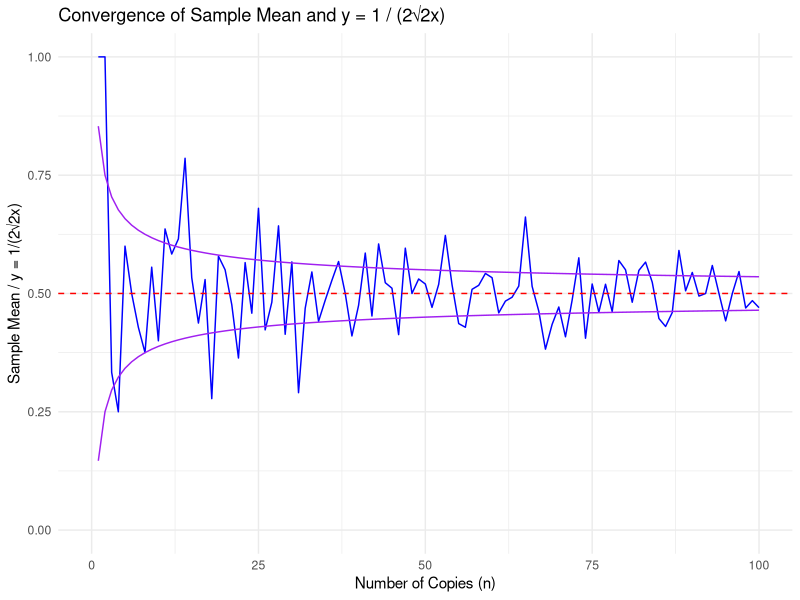

Recreate this plot in R.
library(ggplot2)

# Parameters for the binomial distribution
n_trials <- 1  # Number of trials per experiment
p <- 0.5       # Probability of success
max_copies <- 100  # Maximum number of copies

# Function to simulate the sample mean for different numbers of observations
simulate_binomial_lln <- function(num_copies, n_trials, p) {
  sample_means <- numeric(num_copies)
  
  for (i in 1:num_copies) {
    sample_means[i] <- mean(rbinom(i, size = n_trials, prob = p))
  }
  
  return(sample_means)
}

# Simulate sample means for a range of number of copies
sample_means <- simulate_binomial_lln(max_copies, n_trials, p)

# Expected value
expected_value <- p

# Create a data frame for plotting
df <- data.frame(
  num_copies = 1:max_copies,
  sample_mean = sample_means
)
# Compute the curve y =1/2+ 1 / (2 * sqrt(2 * x)) for the overlay
df$y_curve_1 <- 1/2+1 / (2 * sqrt(2 * df$num_copies))

# Compute the curve y =1/2- 1 / (2 * sqrt(2 * x)) for the overlay
df$y_curve_2 <- 1/2-1 / (2 * sqrt(2 * df$num_copies))
# Plot the convergence of the sample mean to the expected value with the curve
print(
  ggplot(df, aes(x = num_copies)) +
    geom_line(aes(y = sample_mean), color = "blue") +   # Sample mean line
    geom_hline(yintercept = expected_value, color = "red", linetype = "dashed") +  # Expected value line
    geom_line(aes(y = y_curve_1), color = "purple") +   # y =1/2+ 1 / (2 * sqrt(2x)) curve
    geom_line(aes(y = y_curve_2), color = "purple") +   # y =1/2- 1 / (2 * sqrt(2x)) curve
    scale_x_continuous(name = "Number of Copies (n)", limits = c(0, max_copies)) +  # Fix X axis
    scale_y_continuous(name = "Sample Mean / y = 1/(2√2x)", limits = c(0, 1)) +     # Fix Y axis
    labs(title = "Convergence of Sample Mean and y = 1 / (2√2x)") +
    theme_minimal()
)

# Function to calculate the variance of the sample means
calculate_variance <- function(num_copies, n_trials, p) {
  sample_variances <- numeric(num_copies)

  for (i in 1:num_copies) {
    sample_data <- rbinom(i, size = n_trials, prob = p)
    sample_variances[i] <- var(sample_data)
  }

  return(sample_variances)
}
